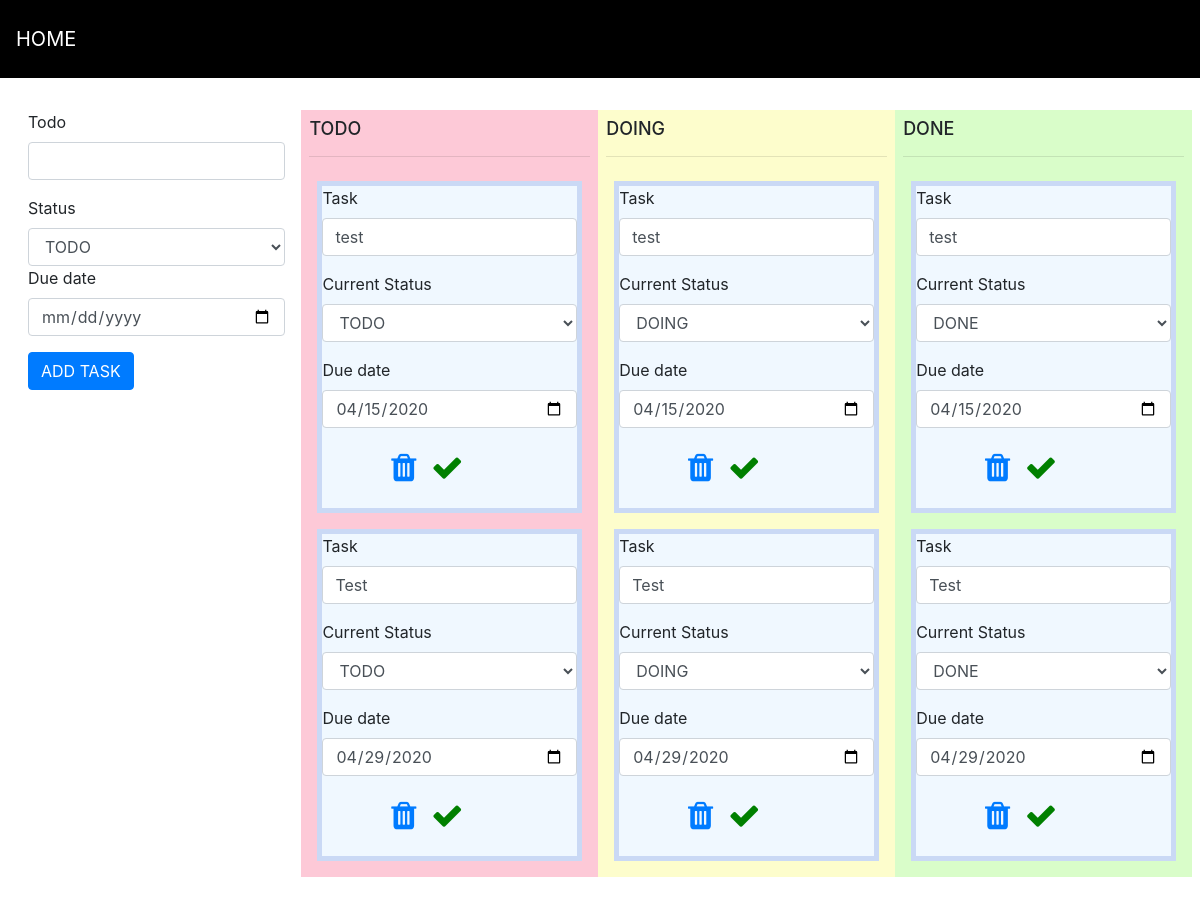
The page / on the database its author committed.
### app.py (models this page shows, shortened)
class Todos(db.Model):
    id = db.Column(db.Integer, unique=True, primary_key=True)
    todo_item = db.Column(db.String(500),  nullable=True)
    todo_date = db.Column(db.String(500), nullable=True)
    todo_status = db.Column(db.String(10), nullable=False, default='todo')
    done = db.Column(db.Boolean, default=False)

### app.py (the view)
@app.route('/', methods=['GET', 'POST'])
def todo():
    todo_item = request.form.get('todo_item') or None
    todo_date = request.form.get('todo_date') or None
    todo_status = request.form.get('todo_status') or None
    new_item = Todos(todo_item = todo_item, todo_date=todo_date, todo_status=todo_status)
    if todo_item and todo_date:
        db.session.add(new_item)
        db.session.commit()
        flash(f"Todo item '{todo_item}' added, due '{todo_date}'",'success')
    todo_todos = Todos.query.filter((Todos.todo_status == 'todo'))
    doing_todos = Todos.query.filter((Todos.todo_status == 'doing'))
    done_todos = Todos.query.filter((Todos.todo_status == 'done'))
    print(todo_todos, doing_todos, done_todos)
    return render_template('todo.html', todo_todos = todo_todos, doing_todos=doing_todos, done_todos=done_todos)

### templates/todo.html
{% extends "/layout.html" %}
{% from '/todo_component.html' import todo_component %}
{% from '/add_todo.html' import add_todo %}
{% block content %}
    {{ add_todo() }}
{% endblock content %}
{% block side %}
    <div class="d-flex flex-row">
        <div class="todo_d p-2">
            <h3 class="column_header">TODO</h3>
            <hr/>
            <div class="d-flex flex-column">
                {% for todo in todo_todos %}
                    {{ todo_component(todo) }}
                {% endfor %}
            </div>
        </div>
        <div class="doing_d p-2">
            <h3 class="column_header">DOING</h3>
            <hr/>
            <div class="d-flex flex-column">
                {% for todo in doing_todos %}
                    {{ todo_component(todo) }}
                {% endfor %}
            </div>
        </div>
        <div class="done_d p-2 ">
            <h3 class="column_header">DONE</h3>
            <hr/>
            <div class="d-flex flex-column">
                {% for todo in done_todos %}
                    {{ todo_component(todo) }}
                {% endfor %}
            </div>
        </div>
    </div>
{% endblock side %}

### templates/layout.html (shortened to what this page needs)
<!DOCTYPE html>
<html>
<head>
	<link rel="stylesheet" href="{{ url_for('static', filename = 'styles.css') }}">
    <link rel="stylesheet" href = "https://stackpath.bootstrapcdn.com/bootstrap/4.3.1/css/bootstrap.min.css"
>
    <link rel="stylesheet" href="https://stackpath.bootstrapcdn.com/font-awesome/4.7.0/css/font-awesome.min.css">
</head>
<body>
	<div class="menu">
		<a href="#home">HOME</a>
        <div class="messages">
        </div>
    </div>
    <br/>
    <div class = "d-flex flex-row body_sec">
        <div class="p-2">
            {% block content %}{% endblock %}
        </div>
        <div class="p-2">
            {% block side %}{% endblock %}
        </div>
    </div>
</body>
</html>

### templates/todo_component.html
{% macro todo_component(todo) %}
    <div class="p-2">
        <form method="post" id="{{ todo.todo_status }}_{{ todo.id }}" action="{{ url_for('update_todo', todo_id = todo.id) }}">
            <div class="todo_box">
                <div class="form-group">
                    <label for="summary">Task</label>
                    <input id="summary" class="todo_status form-control"  name="todo_item" value="{{ todo.todo_item }}"/>
                </div>
                 <div class="form-group">
                    <label for="item_status">Current Status</label>
                    <select class="todo_status form-control" class="form-control" id="item_status" name="todo_status">
                        <option value="todo" {% if todo.todo_status == "todo" %} selected {% endif %}>TODO</option>
                        <option value="doing" {% if todo.todo_status == "doing" %} selected {% endif %}>DOING</option>
                        <option value="done" {% if todo.todo_status == "done" %} selected {% endif %}>DONE</option>
                    </select>
                </div>
                <div class="form-group">
                    <label for="due_on">Due date</label>
                    <input value="{{ todo.todo_date }}" name="todo_date"  class="form-control" id="todo_date" type="date"/>
                </div>
                <div class="form-group">
                    <span class="todo_buttons">
                        <a href="{{ url_for('delete_todo', todo_id = todo.id) }}" class = 'fa fa-trash'></a>
                        <button class="update_button fa fa-check" type="submit"></button>
                    </span>
                </div>
            </div>
        </form>
    </div>
{% endmacro %}

### templates/add_todo.html (shortened to what this page needs)
{% macro add_todo() %}
    <form method="post">
        <div class="form-group">
            <label for="todo_item">Todo</label>
            <input class="form-control" id="todo_item"  name="todo_item" type="text">
        </div>
        <div class="form-group">
            <label for="item_status">Status</label>
            <select class="todo_status form-control" id="item_status" name="todo_status">
                <option value="todo">TODO</option>
            </select>
        <div class="form-group">
            <label for="todo_date">Due date</label>
            <input class="form-control" id="todo_date" name="todo_date" type="date">
        </div>
        </div>
        <div class="form-group">
            <button class="btn btn-primary" type="submit">ADD TASK</button>
        </div>
    </form>
{% endmacro %}

### static/styles.css (style rules this page uses)
body { background-position:center; background-size: contain; }
.messages { padding-top: 55px; margin-bottom: 0px; }
.menu { position: sticky; top: 0; background-color: black; padding:10px 0px 10px 0px; color:white; margin: 0 auto; overflow: hidden; }
.menu a { float:left; color: white; text-align: center; padding: 14px 16px; text-decoration: none; font-size: 20px; }
.body_sec { margin-left:20px; }
.todo_box { display: inline-block; height: fit-content; background-color: aliceblue; width: fit-content; border: 5px solid #cad9f5; margin: auto; }
.todo_d { display: inline-block; float: left; padding: 1%; background-color: rgba(245, 0, 66, 0.21); }
.doing_d { display: inline-block; float: left; padding: 1%; background-color: rgba(245, 242, 0, 0.2); }
.done_d { display: inline-block; float: left; padding: 1%; background-color: rgba(75, 245, 0, 0.21) }
.todo_buttons { margin: auto; padding: 27%; font-size: xx-large; }
.update_button { margin: auto; font-size: xx-large; background-color: inherit; color: green; border: none; cursor: pointer; }
.column_header { align-content: center; font-size: large; }

### rows shown on the page
Todos: todo_item "test", todo_status "TODO", todo_date "04/15/2020"
Todos: todo_item "Test", todo_status "TODO", todo_date "04/29/2020"
Todos: todo_item "test", todo_status "DOING", todo_date "04/15/2020"
Todos: todo_item "Test", todo_status "DOING", todo_date "04/29/2020"
Todos: todo_item "test", todo_status "DONE", todo_date "04/15/2020"
Todos: todo_item "Test", todo_status "DONE", todo_date "04/29/2020"
